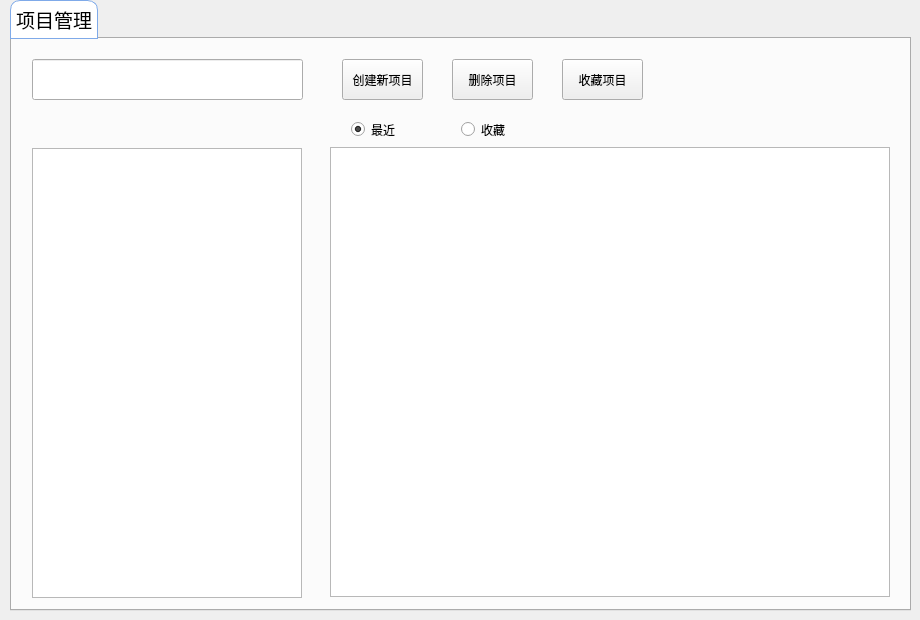
     <widget class="QWidget" name="page_projectManage">
      <property name="styleSheet">
       <string notr="true"/>
      </property>
      <widget class="QTabWidget" name="tabWidget_3">
       <property name="geometry">
        <rect>
         <x>10</x>
         <y>0</y>
         <width>901</width>
         <height>611</height>
        </rect>
       </property>
       <property name="font">
        <font>
         <family>幼圆</family>
         <pointsize>14</pointsize>
        </font>
       </property>
       <property name="styleSheet">
        <string notr="true">QTabBar::tab {
    background-color: rgb(127, 170, 233); /* 设置标签的背景颜色 */
    border-top-left-radius: 10px; /* 设置左上角圆角 */
    border-top-right-radius: 10px; /* 设置右上角圆角 */
    padding: 5px; /* 可选，添加内边距使文本不贴紧边框 */
}

QTabBar::tab:last {
    border-top-right-radius: 10px; /* 设置右上角圆角 */
}

QTabBar::tab:selected {
    background-color: rgb(255, 255, 255); /* 设置选中标签的背景颜色 */
    border: 1px solid rgb(127, 170, 233); /* 设置选中标签的边框 */
}
</string>
       </property>
       <property name="currentIndex">
        <number>0</number>
       </property>
       <widget class="QWidget" name="tab_projectChoose">
        <attribute name="title">
         <string>项目管理</string>
        </attribute>
        <widget class="QWidget" name="widget_2" native="true">
         <property name="geometry">
          <rect>
           <x>0</x>
           <y>0</y>
           <width>301</width>
           <height>571</height>
          </rect>
         </property>
         <widget class="QLineEdit" name="edt_Projectsearch">
          <property name="geometry">
           <rect>
            <x>20</x>
            <y>20</y>
            <width>271</width>
            <height>41</height>
           </rect>
          </property>
         </widget>
         <widget class="QTableView" name="table_resultList">
          <property name="geometry">
           <rect>
            <x>20</x>
            <y>109</y>
            <width>270</width>
            <height>450</height>
           </rect>
          </property>
         </widget>
        </widget>
        <widget class="QWidget" name="widget_3" native="true">
         <property name="geometry">
          <rect>
           <x>309</x>
           <y>69</y>
           <width>591</width>
           <height>501</height>
          </rect>
         </property>
         <widget class="QRadioButton" name="rbt_recent">
          <property name="geometry">
           <rect>
            <x>30</x>
            <y>10</y>
            <width>118</width>
            <height>23</height>
           </rect>
          </property>
          <property name="text">
           <string>最近</string>
          </property>
          <property name="checked">
           <bool>true</bool>
          </property>
         </widget>
         <widget class="QRadioButton" name="rbt_favour">
          <property name="geometry">
           <rect>
            <x>140</x>
            <y>10</y>
            <width>118</width>
            <height>23</height>
           </rect>
          </property>
          <property name="text">
           <string>收藏</string>
          </property>
         </widget>
         <widget class="QStackedWidget" name="stackedWidget_projectList">
          <property name="geometry">
           <rect>
            <x>9</x>
            <y>39</y>
            <width>580</width>
            <height>450</height>
           </rect>
          </property>
          <property name="currentIndex">
           <number>0</number>
          </property>
          <widget class="QWidget" name="page_recent">
           <widget class="QTableView" name="table_recent">
            <property name="geometry">
             <rect>
              <x>0</x>
              <y>0</y>
              <width>560</width>
              <height>450</height>
             </rect>
            </property>
           </widget>
          </widget>
          <widget class="QWidget" name="page_favour">
           <widget class="QTableView" name="table_favour">
            <property name="geometry">
             <rect>
              <x>0</x>
              <y>0</y>
              <width>561</width>
              <height>450</height>
             </rect>
            </property>
           </widget>
          </widget>
         </widget>
        </widget>
        <widget class="QPushButton" name="btn_projectNew">
         <property name="geometry">
          <rect>
           <x>330</x>
           <y>20</y>
           <width>81</width>
           <height>41</height>
          </rect>
         </property>
         <property name="text">
          <string>创建新项目</string>
         </property>
        </widget>
        <widget class="QPushButton" name="btn_projectNew_2">
         <property name="geometry">
          <rect>
           <x>440</x>
           <y>20</y>
           <width>81</width>
           <height>41</height>
          </rect>
         </property>
         <property name="text">
          <string>删除项目</string>
         </property>
        </widget>
        <widget class="QPushButton" name="btn_projectNew_3">
         <property name="geometry">
          <rect>
           <x>550</x>
           <y>20</y>
           <width>81</width>
           <height>41</height>
          </rect>
         </property>
         <property name="text">
          <string>收藏项目</string>
         </property>
        </widget>
       </widget>
      </widget>
     </widget>
